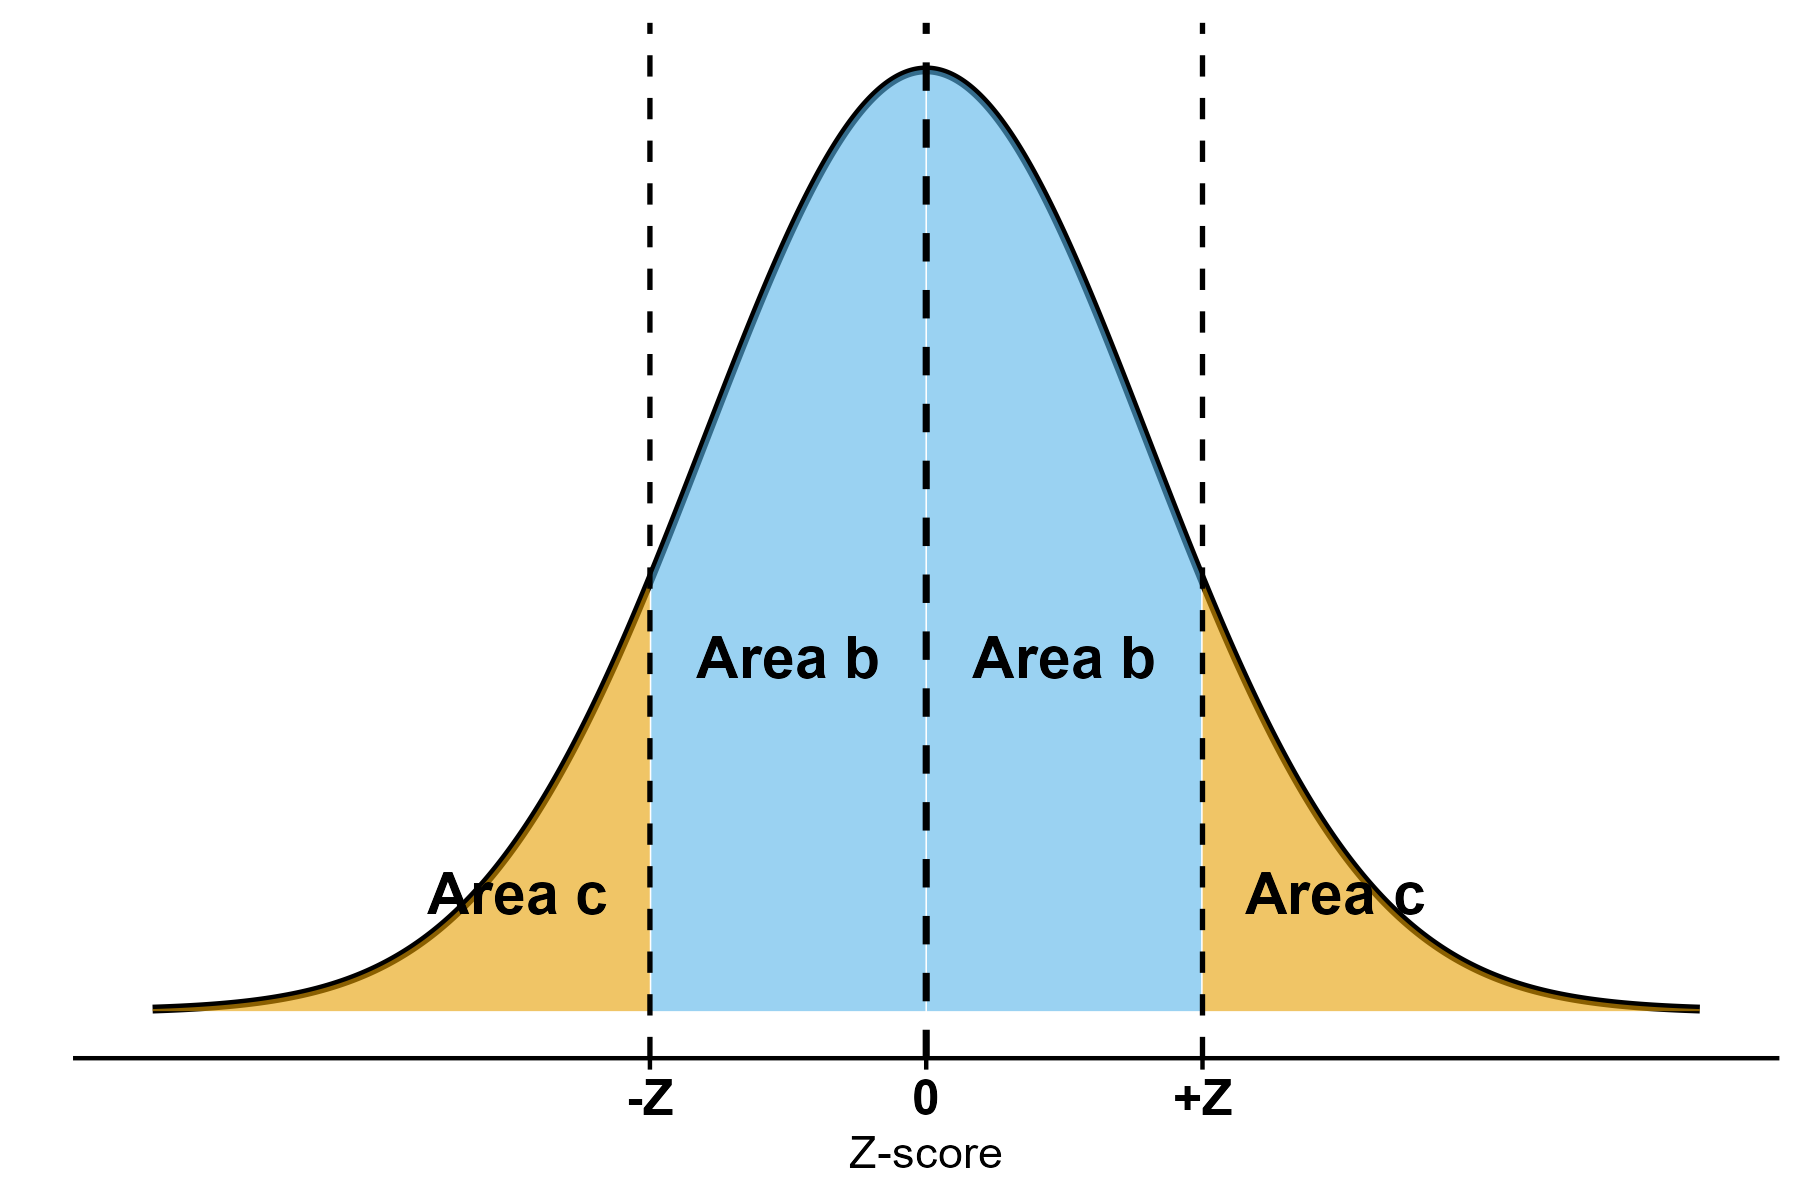

Write R code to recreate this figure.
library(ggplot2)

z <- seq(-3.5, 3.5, length.out = 1000)
density <- dnorm(z)
df <- data.frame(z = z, density = density)
z_cutoff <- 1.25
df_b_right <- subset(df, z >= 0 & z <= z_cutoff)
df_c_right <- subset(df, z > z_cutoff)
df_b_left <- subset(df, z >= -z_cutoff & z < 0)
df_c_left <- subset(df, z < -z_cutoff)

p <- ggplot(df, aes(x = z, y = density)) +
  geom_line(size = 1) +
  geom_area(data = df_b_right, fill = "#56B4E9", alpha = 0.6) +
  geom_area(data = df_c_right, fill = "#E69F00", alpha = 0.6) +
  geom_area(data = df_b_left, fill = "#56B4E9", alpha = 0.6) +
  geom_area(data = df_c_left, fill = "#E69F00", alpha = 0.6) +
  geom_vline(xintercept = 0, linetype = "dashed", size = 0.8) +
  geom_vline(xintercept = z_cutoff, linetype = "dashed", size = 0.6, color="black") +
  geom_vline(xintercept = -z_cutoff, linetype = "dashed", size = 0.6, color="black") +
  annotate("text", x = z_cutoff/2, y = 0.15, label = "Area b", size = 5, fontface = "bold") +
  annotate("text", x = z_cutoff + 0.6, y = 0.05, label = "Area c", size = 5, fontface = "bold") +
  annotate("text", x = -z_cutoff/2, y = 0.15, label = "Area b", size = 5, fontface = "bold") +
  annotate("text", x = -z_cutoff - 0.6, y = 0.05, label = "Area c", size = 5, fontface = "bold") +
  scale_x_continuous(breaks = c(-z_cutoff, 0, z_cutoff), labels = c("-Z", "0", "+Z")) +
  theme_classic() +
  labs(x = "Z-score", y = "") +
  theme(axis.text.y = element_blank(), 
        axis.ticks.y = element_blank(),
        axis.line.y = element_blank(),
        axis.text.x = element_text(size = 12, face="bold"))

ggsave("test_plot.png", plot = p, width = 6, height = 4)
